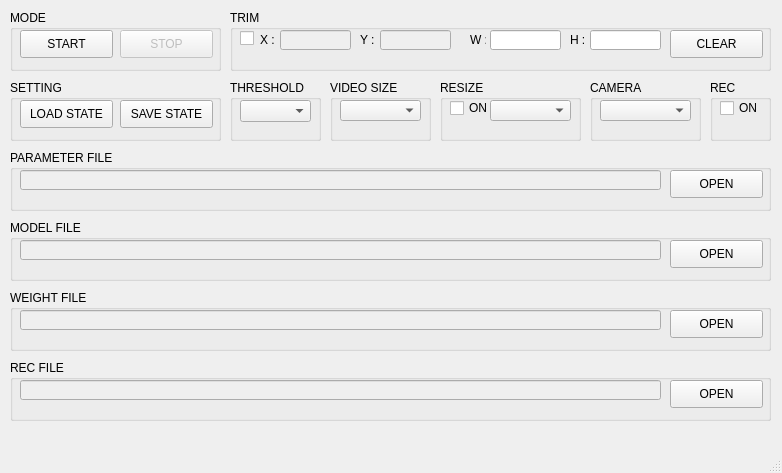
<?xml version="1.0" encoding="UTF-8"?>
<ui version="4.0">
 <class>MainWindow</class>
 <widget class="QMainWindow" name="MainWindow">
  <property name="geometry">
   <rect>
    <x>0</x>
    <y>0</y>
    <width>782</width>
    <height>473</height>
   </rect>
  </property>
  <property name="minimumSize">
   <size>
    <width>782</width>
    <height>473</height>
   </size>
  </property>
  <property name="maximumSize">
   <size>
    <width>782</width>
    <height>473</height>
   </size>
  </property>
  <property name="windowTitle">
   <string>MIIL DETECTION B</string>
  </property>
  <widget class="QWidget" name="centralwidget">
   <widget class="QGroupBox" name="groupBox1">
    <property name="geometry">
     <rect>
      <x>10</x>
      <y>10</y>
      <width>211</width>
      <height>61</height>
     </rect>
    </property>
    <property name="title">
     <string>MODE</string>
    </property>
    <widget class="QPushButton" name="pushButton1">
     <property name="geometry">
      <rect>
       <x>10</x>
       <y>20</y>
       <width>93</width>
       <height>28</height>
      </rect>
     </property>
     <property name="text">
      <string>START</string>
     </property>
    </widget>
    <widget class="QPushButton" name="pushButton2">
     <property name="enabled">
      <bool>false</bool>
     </property>
     <property name="geometry">
      <rect>
       <x>110</x>
       <y>20</y>
       <width>93</width>
       <height>28</height>
      </rect>
     </property>
     <property name="text">
      <string>STOP</string>
     </property>
    </widget>
   </widget>
   <widget class="QGroupBox" name="groupBox4">
    <property name="geometry">
     <rect>
      <x>230</x>
      <y>80</y>
      <width>91</width>
      <height>61</height>
     </rect>
    </property>
    <property name="title">
     <string>THRESHOLD</string>
    </property>
    <widget class="QComboBox" name="comboBox1">
     <property name="geometry">
      <rect>
       <x>10</x>
       <y>20</y>
       <width>71</width>
       <height>22</height>
      </rect>
     </property>
    </widget>
   </widget>
   <widget class="QGroupBox" name="groupBox9">
    <property name="geometry">
     <rect>
      <x>10</x>
      <y>220</y>
      <width>761</width>
      <height>61</height>
     </rect>
    </property>
    <property name="title">
     <string>MODEL FILE</string>
    </property>
    <widget class="QLineEdit" name="lineEdit4">
     <property name="enabled">
      <bool>false</bool>
     </property>
     <property name="geometry">
      <rect>
       <x>10</x>
       <y>20</y>
       <width>641</width>
       <height>20</height>
      </rect>
     </property>
    </widget>
    <widget class="QPushButton" name="pushButton6">
     <property name="geometry">
      <rect>
       <x>660</x>
       <y>20</y>
       <width>93</width>
       <height>28</height>
      </rect>
     </property>
     <property name="text">
      <string>OPEN</string>
     </property>
    </widget>
   </widget>
   <widget class="QGroupBox" name="groupBox10">
    <property name="geometry">
     <rect>
      <x>10</x>
      <y>290</y>
      <width>761</width>
      <height>61</height>
     </rect>
    </property>
    <property name="title">
     <string>WEIGHT FILE</string>
    </property>
    <widget class="QLineEdit" name="lineEdit5">
     <property name="enabled">
      <bool>false</bool>
     </property>
     <property name="geometry">
      <rect>
       <x>10</x>
       <y>20</y>
       <width>641</width>
       <height>20</height>
      </rect>
     </property>
    </widget>
    <widget class="QPushButton" name="pushButton7">
     <property name="geometry">
      <rect>
       <x>660</x>
       <y>20</y>
       <width>93</width>
       <height>28</height>
      </rect>
     </property>
     <property name="text">
      <string>OPEN</string>
     </property>
    </widget>
   </widget>
   <widget class="QGroupBox" name="groupBox3">
    <property name="geometry">
     <rect>
      <x>10</x>
      <y>80</y>
      <width>211</width>
      <height>61</height>
     </rect>
    </property>
    <property name="title">
     <string>SETTING</string>
    </property>
    <widget class="QPushButton" name="pushButton4">
     <property name="geometry">
      <rect>
       <x>110</x>
       <y>20</y>
       <width>93</width>
       <height>28</height>
      </rect>
     </property>
     <property name="text">
      <string>SAVE STATE</string>
     </property>
    </widget>
    <widget class="QPushButton" name="pushButton3">
     <property name="enabled">
      <bool>true</bool>
     </property>
     <property name="geometry">
      <rect>
       <x>10</x>
       <y>20</y>
       <width>93</width>
       <height>28</height>
      </rect>
     </property>
     <property name="text">
      <string>LOAD STATE</string>
     </property>
    </widget>
   </widget>
   <widget class="QGroupBox" name="groupBox8">
    <property name="geometry">
     <rect>
      <x>10</x>
      <y>150</y>
      <width>761</width>
      <height>61</height>
     </rect>
    </property>
    <property name="title">
     <string>PARAMETER FILE</string>
    </property>
    <widget class="QLineEdit" name="lineEdit3">
     <property name="enabled">
      <bool>false</bool>
     </property>
     <property name="geometry">
      <rect>
       <x>10</x>
       <y>20</y>
       <width>641</width>
       <height>20</height>
      </rect>
     </property>
    </widget>
    <widget class="QPushButton" name="pushButton5">
     <property name="geometry">
      <rect>
       <x>660</x>
       <y>20</y>
       <width>93</width>
       <height>28</height>
      </rect>
     </property>
     <property name="text">
      <string>OPEN</string>
     </property>
    </widget>
   </widget>
   <widget class="QGroupBox" name="groupBox5">
    <property name="geometry">
     <rect>
      <x>330</x>
      <y>80</y>
      <width>101</width>
      <height>61</height>
     </rect>
    </property>
    <property name="title">
     <string>VIDEO SIZE</string>
    </property>
    <widget class="QComboBox" name="comboBox2">
     <property name="geometry">
      <rect>
       <x>10</x>
       <y>20</y>
       <width>81</width>
       <height>21</height>
      </rect>
     </property>
    </widget>
   </widget>
   <widget class="QGroupBox" name="groupBox2">
    <property name="geometry">
     <rect>
      <x>230</x>
      <y>10</y>
      <width>541</width>
      <height>61</height>
     </rect>
    </property>
    <property name="title">
     <string>TRIM</string>
    </property>
    <widget class="QLineEdit" name="lineEdit1">
     <property name="enabled">
      <bool>true</bool>
     </property>
     <property name="geometry">
      <rect>
       <x>260</x>
       <y>20</y>
       <width>71</width>
       <height>20</height>
      </rect>
     </property>
    </widget>
    <widget class="QLineEdit" name="lineEdit2">
     <property name="enabled">
      <bool>true</bool>
     </property>
     <property name="geometry">
      <rect>
       <x>360</x>
       <y>20</y>
       <width>71</width>
       <height>20</height>
      </rect>
     </property>
    </widget>
    <widget class="QLabel" name="label1">
     <property name="geometry">
      <rect>
       <x>30</x>
       <y>20</y>
       <width>16</width>
       <height>20</height>
      </rect>
     </property>
     <property name="text">
      <string>X :</string>
     </property>
    </widget>
    <widget class="QLabel" name="label_2">
     <property name="geometry">
      <rect>
       <x>130</x>
       <y>20</y>
       <width>16</width>
       <height>20</height>
      </rect>
     </property>
     <property name="text">
      <string>Y :</string>
     </property>
    </widget>
    <widget class="QCheckBox" name="checkBox1">
     <property name="geometry">
      <rect>
       <x>10</x>
       <y>20</y>
       <width>31</width>
       <height>16</height>
      </rect>
     </property>
     <property name="text">
      <string/>
     </property>
     <property name="autoExclusive">
      <bool>true</bool>
     </property>
    </widget>
    <widget class="QPushButton" name="pushButton8">
     <property name="geometry">
      <rect>
       <x>440</x>
       <y>20</y>
       <width>93</width>
       <height>28</height>
      </rect>
     </property>
     <property name="text">
      <string>CLEAR</string>
     </property>
    </widget>
    <widget class="QLabel" name="label_3">
     <property name="geometry">
      <rect>
       <x>240</x>
       <y>20</y>
       <width>16</width>
       <height>20</height>
      </rect>
     </property>
     <property name="text">
      <string>W :</string>
     </property>
    </widget>
    <widget class="QLineEdit" name="lineEdit6">
     <property name="enabled">
      <bool>false</bool>
     </property>
     <property name="geometry">
      <rect>
       <x>50</x>
       <y>20</y>
       <width>71</width>
       <height>20</height>
      </rect>
     </property>
    </widget>
    <widget class="QLabel" name="label_4">
     <property name="geometry">
      <rect>
       <x>340</x>
       <y>20</y>
       <width>16</width>
       <height>20</height>
      </rect>
     </property>
     <property name="text">
      <string>H :</string>
     </property>
    </widget>
    <widget class="QLineEdit" name="lineEdit7">
     <property name="enabled">
      <bool>false</bool>
     </property>
     <property name="geometry">
      <rect>
       <x>150</x>
       <y>20</y>
       <width>71</width>
       <height>20</height>
      </rect>
     </property>
    </widget>
   </widget>
   <widget class="QGroupBox" name="groupBox6">
    <property name="geometry">
     <rect>
      <x>590</x>
      <y>80</y>
      <width>111</width>
      <height>61</height>
     </rect>
    </property>
    <property name="title">
     <string>CAMERA </string>
    </property>
    <widget class="QComboBox" name="comboBox3">
     <property name="geometry">
      <rect>
       <x>10</x>
       <y>20</y>
       <width>91</width>
       <height>21</height>
      </rect>
     </property>
    </widget>
   </widget>
   <widget class="QGroupBox" name="groupBox7">
    <property name="geometry">
     <rect>
      <x>710</x>
      <y>80</y>
      <width>61</width>
      <height>61</height>
     </rect>
    </property>
    <property name="title">
     <string>REC</string>
    </property>
    <widget class="QCheckBox" name="checkBox2">
     <property name="geometry">
      <rect>
       <x>10</x>
       <y>20</y>
       <width>41</width>
       <height>16</height>
      </rect>
     </property>
     <property name="text">
      <string>ON</string>
     </property>
    </widget>
   </widget>
   <widget class="QGroupBox" name="groupBox11">
    <property name="geometry">
     <rect>
      <x>10</x>
      <y>360</y>
      <width>761</width>
      <height>61</height>
     </rect>
    </property>
    <property name="title">
     <string>REC FILE</string>
    </property>
    <widget class="QLineEdit" name="lineEdit8">
     <property name="enabled">
      <bool>false</bool>
     </property>
     <property name="geometry">
      <rect>
       <x>10</x>
       <y>20</y>
       <width>641</width>
       <height>20</height>
      </rect>
     </property>
    </widget>
    <widget class="QPushButton" name="pushButton9">
     <property name="geometry">
      <rect>
       <x>660</x>
       <y>20</y>
       <width>93</width>
       <height>28</height>
      </rect>
     </property>
     <property name="text">
      <string>OPEN</string>
     </property>
    </widget>
   </widget>
   <widget class="QGroupBox" name="groupBox13">
    <property name="geometry">
     <rect>
      <x>440</x>
      <y>80</y>
      <width>141</width>
      <height>61</height>
     </rect>
    </property>
    <property name="title">
     <string>RESIZE</string>
    </property>
    <widget class="QComboBox" name="comboBox4">
     <property name="geometry">
      <rect>
       <x>50</x>
       <y>20</y>
       <width>81</width>
       <height>21</height>
      </rect>
     </property>
    </widget>
    <widget class="QCheckBox" name="checkBox3">
     <property name="geometry">
      <rect>
       <x>10</x>
       <y>20</y>
       <width>51</width>
       <height>16</height>
      </rect>
     </property>
     <property name="text">
      <string>ON</string>
     </property>
    </widget>
   </widget>
  </widget>
  <widget class="QMenuBar" name="menubar">
   <property name="geometry">
    <rect>
     <x>0</x>
     <y>0</y>
     <width>782</width>
     <height>21</height>
    </rect>
   </property>
  </widget>
  <widget class="QStatusBar" name="statusbar"/>
 </widget>
 <resources/>
 <connections/>
</ui>
